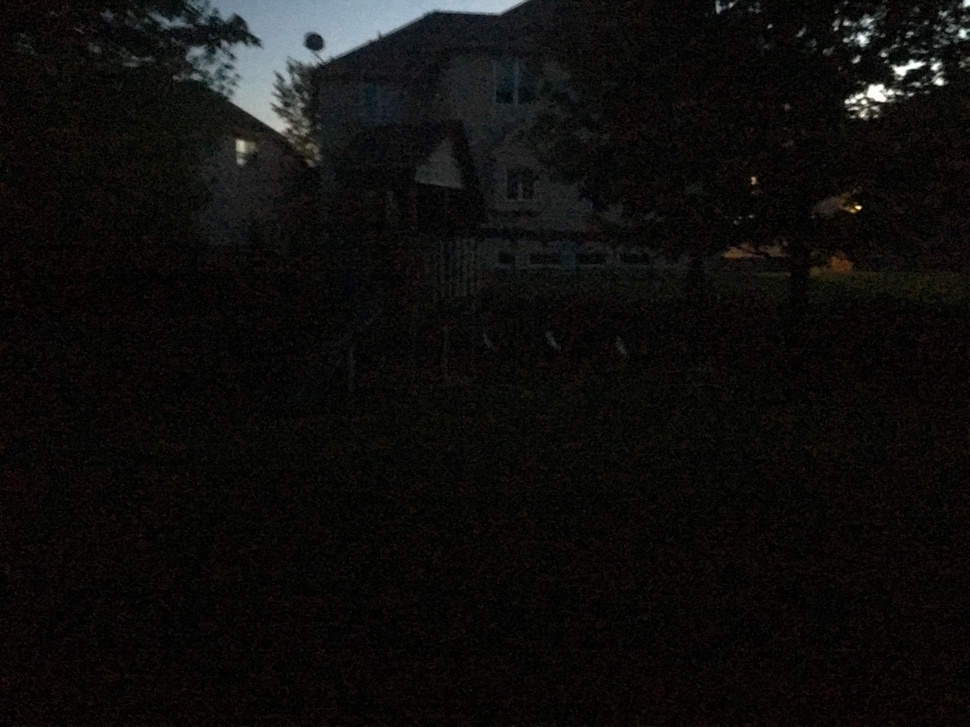
#> input picture Sample1/IMG_4359.jpg, 970 x 727 px, shrunk from 4032 x 3024 before the run
$ python night_sky_mode.py Sample1/IMG_4359.jpg
#> lines starting #> are read from the running program, lines starting #| are printed output that depends on the picture

import sys
from PIL import Image
import numpy as np

def main():

    print('STARTING')

    #read in file names from command line
    file_paths = sys.argv[1:]

    #open the image
    im = Image.open(file_paths[0])
#> im is the input picture: PIL image 970x727 RGB; mean R, G, B 14.3, 14.2, 12.3
    #get image sizing information
    width, height = im.size
#> width = 970; height = 727

    #array to hold
    array = np.zeros((height, width, 3), dtype=np.uint8)
    #array2 = np.zeros((height, width, 3), dtype=np.int64)

    #count = 0
    for p in file_paths: #For each file

        #print the file to let us know which file is being processed
        print(p)

        #open the image
        im = Image.open(p)

        #convert the image to a numpy array
        im_array = np.array(im, dtype=np.uint8)

        #take the maximum of the pixel values between the cumulative array and the image array
        array = np.maximum(array, im_array)

        # [8 lines of commented-out code are left out]
    threshold_indexes = array < 32
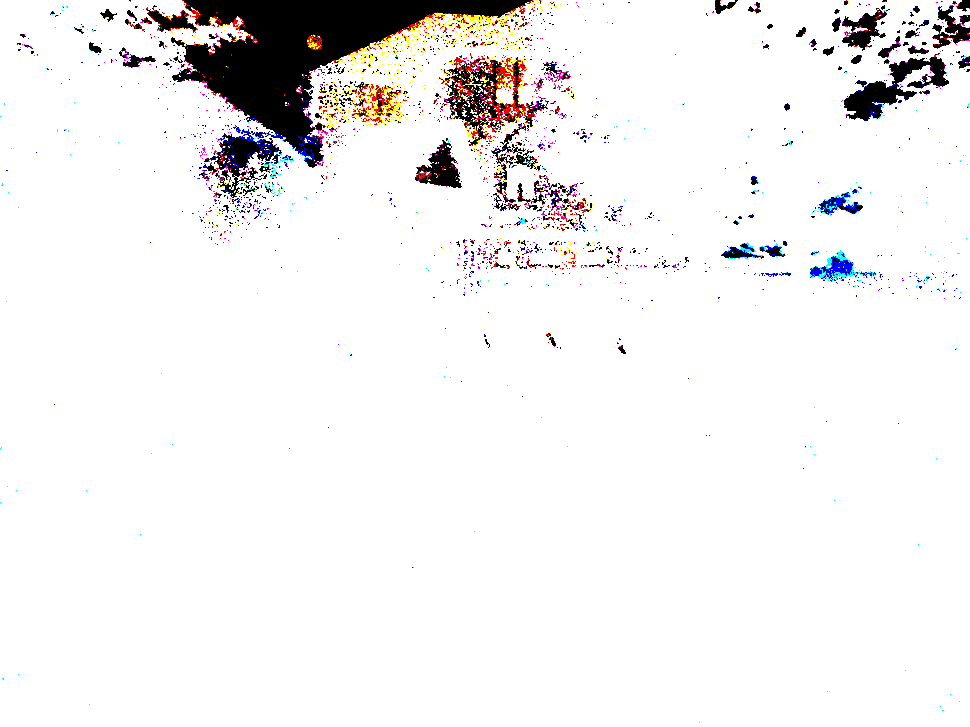
#> threshold_indexes: shape (727, 970, 3) bool; mean R, G, B 0.945, 0.939, 0.94
    #set them to 0
    array[threshold_indexes] = 0
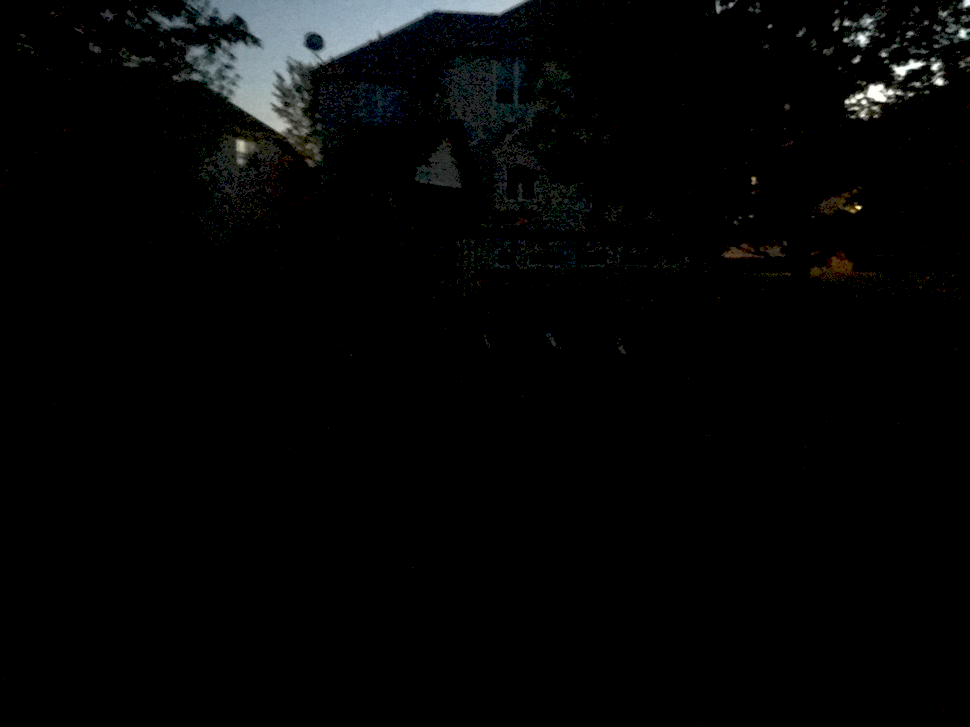
#> array: shape (727, 970, 3); mean R, G, B 4.9, 5.6, 5.7

    #this will brighten the pixels that are not below the threshold
    #changes range from [0, np.max(array)] to [0, 255]
    array = (array / np.max(array) * 255).astype(np.uint8)

    #this makes the stars a lot brighter but also makes coloring and brightness less realistic
    '''threshold_indexes = array >= 32
    array[threshold_indexes] = 255'''

    '''
    threshold_indexes = array2 < 8
    array2[threshold_indexes] = 0

    threshold_indexes = array2 >= 8
    array2[threshold_indexes] = 255
    '''

    #convert from numpy array to PIL image
    output = Image.fromarray(array)
    #save image as a file
    output.save('test.jpg')

    #output = Image.fromarray(array2.astype(np.uint8))
    #output.save('test2.jpg')

    print('DONE')


if __name__ == '__main__':
    main()

$ run again, on Sample1/IMG_4362.jpg
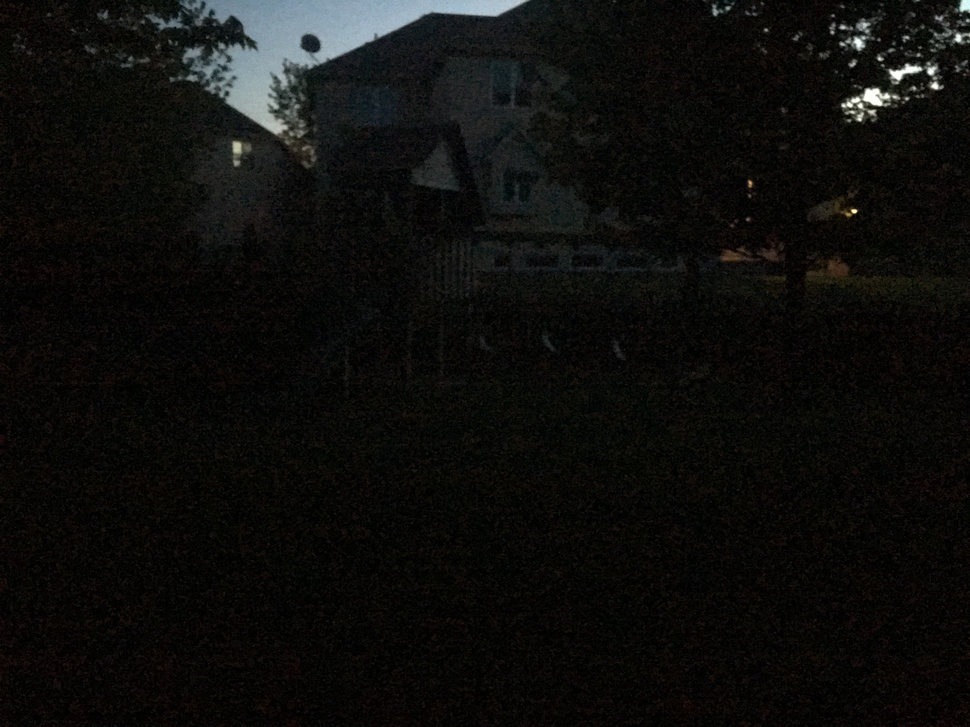
#> input picture Sample1/IMG_4362.jpg, 970 x 727 px, shrunk from 4032 x 3024 before the run
#> in main, im is the input picture: PIL image 970x727 RGB; mean R, G, B 14.2, 14.4, 12.5
#> in main, `threshold_indexes = array < 32`:
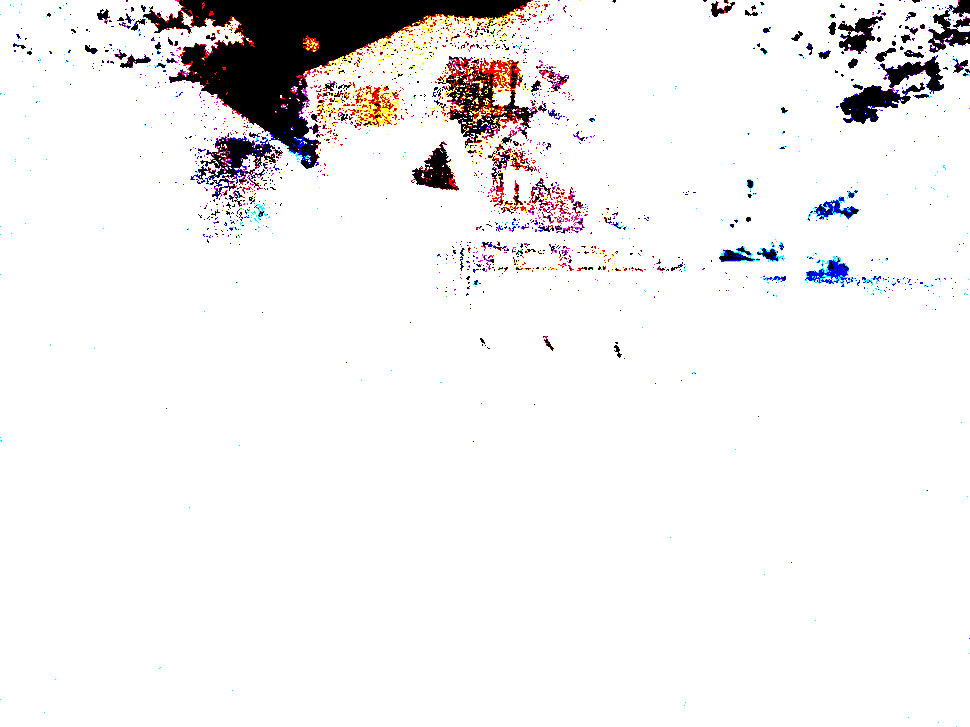
#> threshold_indexes: shape (727, 970, 3) bool; mean R, G, B 0.945, 0.938, 0.94
#> in main, `array[threshold_indexes] = 0`:
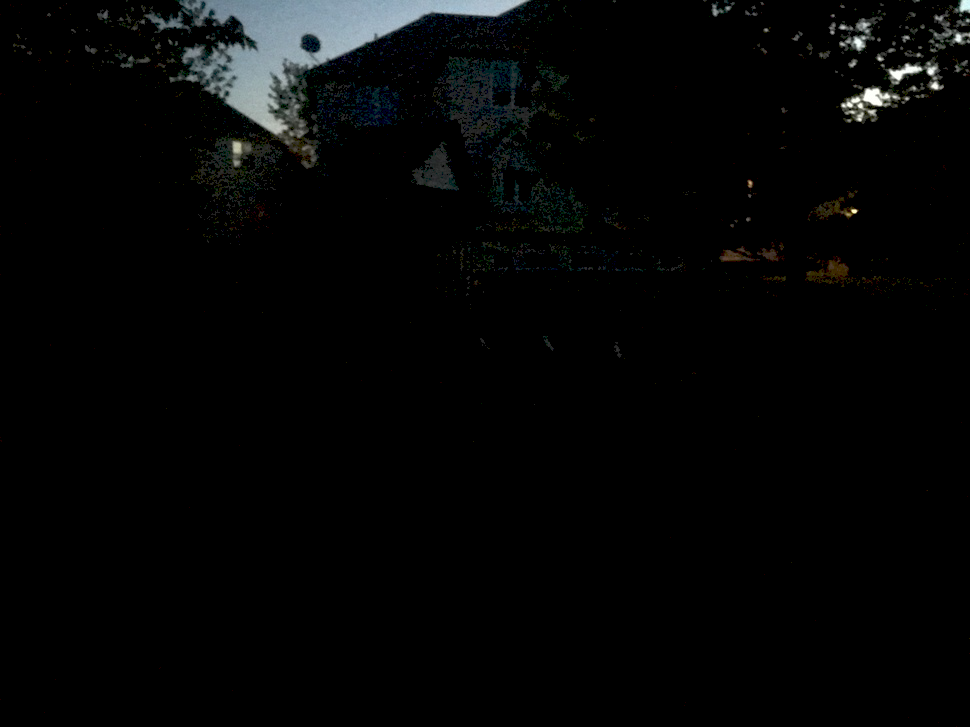
#> array: shape (727, 970, 3); mean R, G, B 5, 5.7, 5.8
